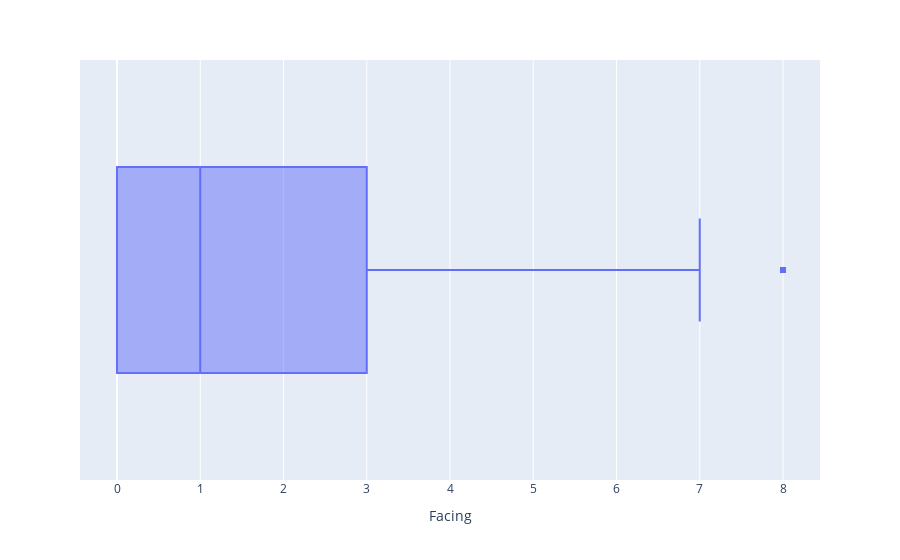

Notebook code for this chart:
### Code cell
#data.info()
px.box(data,x='Facing')

### Figure 1 — Plotly figure (JSON) as saved in the notebook; plotly's stock layout.template omitted (floating-point values rounded to 4 significant figures; data arrays with more than 128 entries replaced by an {"elided": "..."} marker saying what was removed)
{"data": [{"alignmentgroup": "True", "hovertemplate": "Facing=%{x}<extra></extra>", "legendgroup": "", "marker": {"color": "#636efa"}, "name": "", "notched": false, "offsetgroup": "", "orientation": "h", "showlegend": false, "type": "box", "x": {"elided": "1058 int values"}, "x0": " ", "xaxis": "x", "y0": " ", "yaxis": "y"}], "layout": {"boxmode": "group", "legend": {"tracegroupgap": 0}, "margin": {"t": 60}, "xaxis": {"anchor": "y", "domain": [0, 1], "title": {"text": "Facing"}}, "yaxis": {"anchor": "x", "domain": [0, 1]}}}
